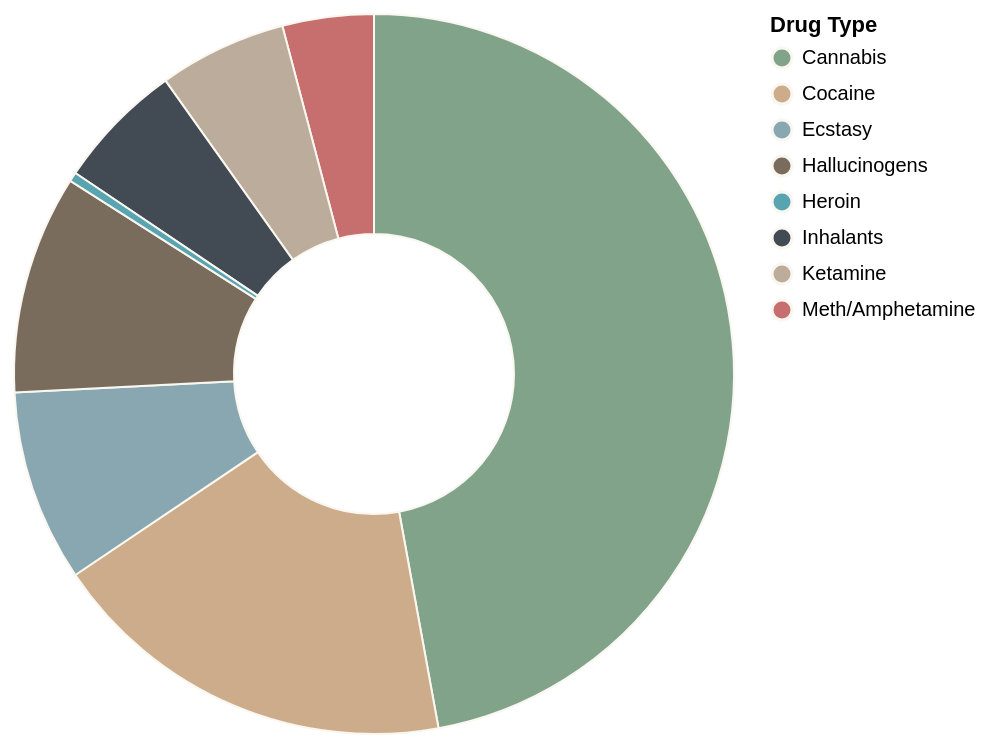

The Vega-Lite source for this figure:
### Vega-Lite specification from a JSON file in a GitHub repository (floating-point values rounded to 4 significant figures)
{"$schema": "https://vega.github.io/schema/vega-lite/v5.json", "description": "Drug prevalence donut chart (interactive version)", "width": 360, "height": 360, "data": {"values": [{"drug": "Cannabis", "value": 11.5}, {"drug": "Cocaine", "value": 4.5}, {"drug": "Ecstasy", "value": 2.1}, {"drug": "Hallucinogens", "value": 2.4}, {"drug": "Meth/Amphetamine", "value": 1.0}, {"drug": "Ketamine", "value": 1.4}, {"drug": "Inhalants", "value": 1.4}, {"drug": "Heroin", "value": 0.1}]}, "params": [{"name": "selection", "select": {"type": "point", "fields": ["drug"], "on": "click", "clear": "dblclick"}, "bind": "legend"}], "mark": {"type": "arc", "innerRadius": 70, "padAngle": 0, "stroke": "#FAF7F0", "strokeWidth": 1}, "encoding": {"theta": {"field": "value", "type": "quantitative"}, "color": {"field": "drug", "type": "nominal", "scale": {"range": ["#80A38A", "#CDAC8B", "#88A7B0", "#7A6C5D", "#58A4B0", "#424B54", "#BCAC9B", "#C76E6E"]}, "legend": {"orient": "right", "title": "Drug Type"}}, "opacity": {"condition": {"param": "selection", "value": 1}, "value": 0.3}, "tooltip": [{"field": "drug", "type": "nominal"}, {"field": "value", "type": "quantitative", "title": "Prevalence (%)"}]}}
